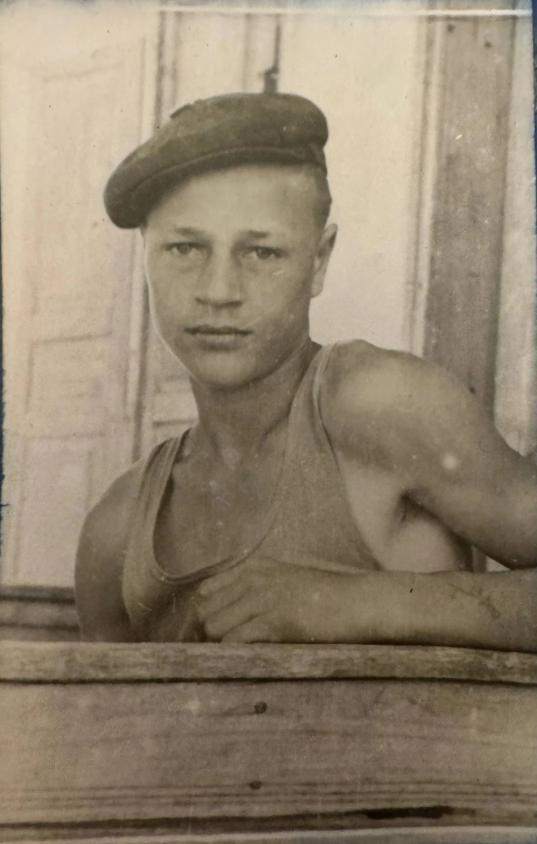
#> input picture originals/1950_ремесленное-училище.webp, 1074 x 1688 px (shown at 1/2 size)
$ python animate_photo.py '../originals/1950_ремесленное-училище.webp' '../originals/1950_с-братом-михаилом.webp'
#> lines starting #> are read from the running program, lines starting #| are printed output that depends on the picture
# «Ожившее фото» без внешних сервисов: портрет моргает и чуть покачивает головой, 8 секунд по кругу.
#
#   python3 scripts/animate_photo.py <фото> public/videos/animated-portrait.mp4
#
# Нужны Python 3.9–3.12, ffmpeg и пакеты: pip install mediapipe==0.10.14 opencv-python-headless scipy
# (модель лица — внутри пакета mediapipe, интернет при запуске не нужен).
#
# Как устроено: сетка из 468 точек лица (MediaPipe Face Mesh) и редкая решётка по кадру, треугольники
# деформируются по отдельности. Голова качается вокруг шеи, движение плавно гаснет к фону и плечам.
# При моргании верхнее веко опускается до нижнего, кожа над ним тянется следом, а сам глаз под веком
# остаётся неподвижным. Все движения периодические — ролик зацикливается без шва.
import math
import os
import subprocess
import sys
import tempfile

import cv2
import mediapipe as mp
import numpy as np
from scipy.spatial import Delaunay

FPS, T = 30, 8.0
WORK_W, WORK_H = 1080, 1350  # считаем крупнее, сохраняем 720×900 — так края мягче
OUT_W, OUT_H = 720, 900
BLINKS = (2.1, 6.0)  # секунды цикла, когда он моргает

EYES = {
    'right': dict(upper=[246, 161, 160, 159, 158, 157, 173], lower=[7, 163, 144, 145, 153, 154, 155], corners=[33, 133]),
    'left': dict(upper=[466, 388, 387, 386, 385, 384, 398], lower=[249, 390, 373, 374, 380, 381, 382], corners=[263, 362]),
}
FACE_OVAL = [10, 338, 297, 332, 284, 251, 389, 356, 454, 323, 361, 288, 397, 365, 379, 378, 400, 377, 152, 148, 176, 149,
             150, 136, 172, 58, 132, 93, 234, 127, 162, 21, 54, 103, 67, 109]


def load(path):
    """Портрет 4:5 (обрезка по центру) в рабочем размере"""
    img = cv2.imread(path)
#> img is the input picture: shape (1688, 1074, 3); mean B, G, R 111, 131.7, 145.9
    if img is None:
        sys.exit(f'не открылось фото: {path}')
    h, w = img.shape[:2]
#> h = 1688; w = 1074
    if w / h > WORK_W / WORK_H:
        nw = round(h * WORK_W / WORK_H)
        img = img[:, (w - nw) // 2:(w - nw) // 2 + nw]
    else:
        nh = round(w * WORK_H / WORK_W)
#> nh = 1342
        img = img[(h - nh) // 2:(h - nh) // 2 + nh]
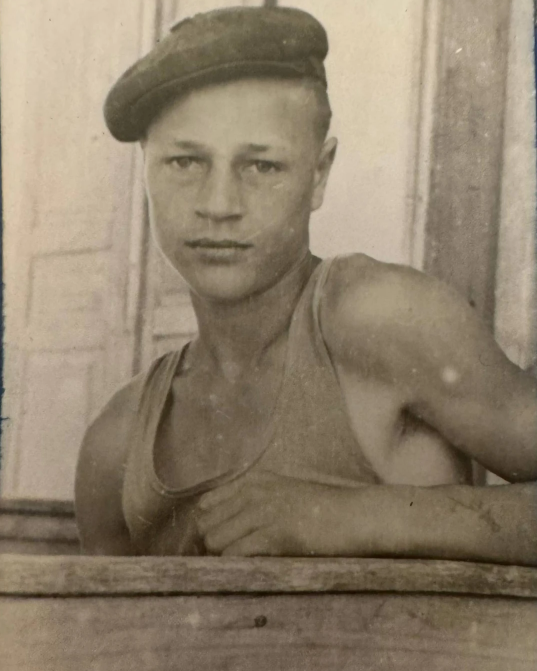
#> img: shape (1342, 1074, 3) (shown at 1/2 size); mean B, G, R 108.1, 129, 143.2
    return cv2.resize(img, (WORK_W, WORK_H), interpolation=cv2.INTER_AREA)


def landmarks(img):
    with mp.solutions.face_mesh.FaceMesh(static_image_mode=True, refine_landmarks=False, max_num_faces=1,
                                         min_detection_confidence=0.3) as fm:
        res = fm.process(cv2.cvtColor(img, cv2.COLOR_BGR2RGB))
    if not res.multi_face_landmarks:
        sys.exit('лицо на фото не найдено — нужен портрет, лицо в анфас')
    h, w = img.shape[:2]
    return np.array([[p.x * w, p.y * h] for p in res.multi_face_landmarks[0].landmark], dtype=np.float64)[:468]


def smooth(s):
    s = np.clip(s, 0, 1)
    return s * s * (3 - 2 * s)


def blink(t):
    """0 — глаза открыты, 1 — закрыты"""
    v = 0.0
    for t0 in BLINKS:
        s = t - t0
        if 0 <= s < 0.10:
            v = max(v, (s / 0.10) ** 2)
        elif 0.10 <= s < 0.15:
            v = 1.0
        elif 0.15 <= s < 0.37:
            v = max(v, (1 - (s - 0.15) / 0.22) ** 2)
    return v


def main(src, out):
    img = load(src)
    H, W = img.shape[:2]
#> H = 1350; W = 1080
    P = landmarks(img)
    n_mesh = len(P)

    oval = P[FACE_OVAL]
    cx, cy = oval[:, 0].mean(), oval[:, 1].mean()
    a = (oval[:, 0].max() - oval[:, 0].min()) / 2
    b = (oval[:, 1].max() - oval[:, 1].min()) / 2
    chin_y = P[152, 1]
    pivot = np.array([cx, chin_y + 0.55 * b])  # шея: голова качается вокруг неё

    # опорные точки: сетка лица + редкая решётка по остальному кадру
    hull = cv2.convexHull(P.astype(np.float32))
    step = 54
    xs = np.unique(np.concatenate([np.arange(0, W, step), [W - 1]]))
    ys = np.unique(np.concatenate([np.arange(0, H, step), [H - 1]]))
    grid = [(x, y) for y in ys for x in xs if cv2.pointPolygonTest(hull, (float(x), float(y)), True) < -16]
    C = np.vstack([P, np.array(grid, dtype=np.float64)])
    tri = Delaunay(C).simplices
    S = C[tri]

    # насколько точка следует за головой: 1 на лице и волосах, плавно к 0 у фона и плеч
    dx = (C[:, 0] - cx) / a
    dy = (C[:, 1] - cy) / np.where(C[:, 1] < cy, b * 1.35, b)
    Wt = smooth((2.0 - np.sqrt(dx * dx + dy * dy)) / (2.0 - 1.08))
    Wt = np.where(C[:, 1] > chin_y, Wt * smooth(1 - (C[:, 1] - chin_y) / (0.75 * b)), Wt)
    Wt[:n_mesh] = 1.0
    Wt[(C[:, 0] <= 0) | (C[:, 0] >= W - 1) | (C[:, 1] <= 0) | (C[:, 1] >= H - 1)] = 0.0

    # моргание: на сколько опускается точка при полностью закрытых глазах
    K = np.zeros(n_mesh)
    lids = []  # контур открытой части глаза: опущенное верхнее веко + нижнее веко
    on_eye = {i for e in EYES.values() for i in e['upper'] + e['lower'] + e['corners']}
    for e in EYES.values():
        up, lo = e['upper'] + e['corners'], e['lower'] + e['corners']
        ou, ol = np.argsort(P[up, 0]), np.argsort(P[lo, 0])
        upper_y = lambda x, q=P[up][ou]: np.interp(x, q[:, 0], q[:, 1])
        lower_y = lambda x, q=P[lo][ol]: np.interp(x, q[:, 0], q[:, 1])
        xmin, xmax = P[e['corners'], 0].min(), P[e['corners'], 0].max()
        ew = xmax - xmin
        for i in e['upper']:
            K[i] = 0.98 * (lower_y(P[i, 0]) - P[i, 1])  # край века доходит до нижнего
        Hc = 0.85 * ew
        for i in range(n_mesh):
            x, y = P[i]
            if i in on_eye or x < xmin - 0.2 * ew or x > xmax + 0.2 * ew:
                continue
            xc = min(max(x, xmin), xmax)
            du = upper_y(xc) - y
            if 0 < du <= Hc:  # кожа века разглаживается до брови
                side = 1.0 - min(1.0, abs(x - xc) / (0.2 * ew))
                K[i] = side * 0.98 * (1 - du / Hc) ** 1.5 * (lower_y(xc) - upper_y(xc))
        lids.append((np.array(up)[ou], np.array(lo)[ol][::-1]))

    X, Y = np.meshgrid(np.arange(W, dtype=np.float32), np.arange(H, dtype=np.float32))

    def warp(dst):
        D = dst[tri]
        AT = np.linalg.solve(np.concatenate([D, np.ones((len(tri), 3, 1))], axis=2), S)  # точка кадра → точка фото
        ids = np.full((H, W), -1, np.int32)
        for k, tr in enumerate(np.round(D).astype(np.int32)):
            cv2.fillConvexPoly(ids, tr, k)
        A = AT[np.maximum(ids, 0)]
        mx = A[..., 0, 0] * X + A[..., 1, 0] * Y + A[..., 2, 0]
        my = A[..., 0, 1] * X + A[..., 1, 1] * Y + A[..., 2, 1]
        miss = ids < 0
        mx[miss], my[miss] = X[miss], Y[miss]
        return cv2.remap(img, mx.astype(np.float32), my.astype(np.float32), cv2.INTER_CUBIC, borderMode=cv2.BORDER_REFLECT)

    with tempfile.TemporaryDirectory() as tmp:
        n = int(FPS * T)
        for f in range(n):
            t = f / FPS
            th = math.radians(0.9) * math.sin(2 * math.pi * t / T)
            shift = np.array([3.0 * math.sin(2 * math.pi * t / T + 0.6), 2.2 * math.sin(4 * math.pi * t / T + 1.1)])
            R = np.array([[math.cos(th), -math.sin(th)], [math.sin(th), math.cos(th)]])

            def head(p):
                return p + Wt[:, None] * ((p - pivot) @ R.T + pivot + shift - p)

            still = head(C)
            bl = blink(t)
            if bl > 0:
                moved = C.copy()
                moved[:n_mesh, 1] += bl * K
                moved = head(moved)
                lid = warp(moved).astype(np.float32)
                eye = warp(still).astype(np.float32)
                # между опущенным веком и нижним веком виден неподвижный глаз
                mask = np.zeros((H * 4, W * 4), np.uint8)
                for up, lo in lids:
                    cv2.fillPoly(mask, [np.round(np.vstack([moved[up], still[lo]]) * 4).astype(np.int32)], 255, cv2.LINE_AA)
                mask = cv2.resize(mask, (W, H), interpolation=cv2.INTER_AREA).astype(np.float32)[..., None] / 255
                frame = (lid * (1 - mask) + eye * mask).clip(0, 255).astype(np.uint8)
            else:
                frame = warp(still)
            cv2.imwrite(os.path.join(tmp, f'{f:04d}.png'), cv2.resize(frame, (OUT_W, OUT_H), interpolation=cv2.INTER_AREA))
        subprocess.run(['ffmpeg', '-y', '-v', 'error', '-framerate', str(FPS), '-i', os.path.join(tmp, '%04d.png'),
                        '-c:v', 'libx264', '-preset', 'slow', '-crf', '20', '-pix_fmt', 'yuv420p', '-movflags', '+faststart',
                        '-an', out], check=True)
    print(f'{out}: {OUT_W}×{OUT_H}, {T:.0f} с, {os.path.getsize(out) // 1024} КБ')


if __name__ == '__main__':
    if len(sys.argv) != 3:
        sys.exit('python3 scripts/animate_photo.py <фото> <видео.mp4>')
    main(sys.argv[1], sys.argv[2])
#> (the call stopped at in landmarks, `with mp.solutions.face_mesh.FaceMesh(static_image_mode=True, refine_la..`: mediapipe is not available in this run)

$ run again, on originals/1950е_годы-в-техникуме.webp
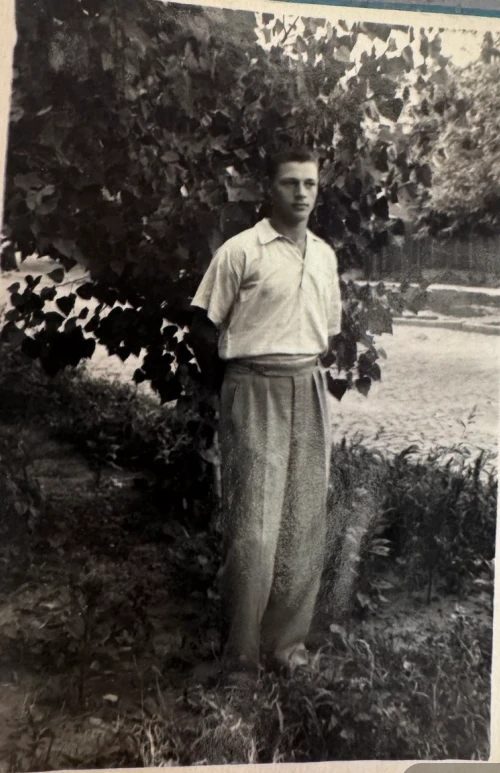
#> input picture originals/1950е_годы-в-техникуме.webp, 500 x 773 px
#> in load, img is the input picture: shape (773, 500, 3); mean B, G, R 70.2, 76, 81.4
#> in load, `img = img[(h - nh) // 2:(h - nh) // 2 + nh]`:
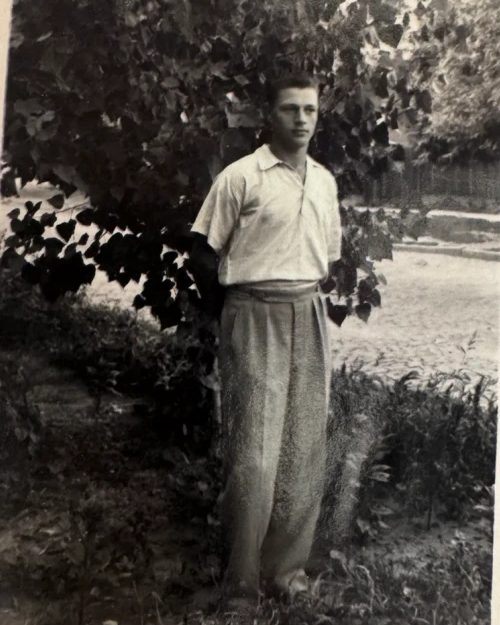
#> img: shape (625, 500, 3); mean B, G, R 66, 71.2, 76.1

$ run again, on originals/1950е_с-мороженым.webp
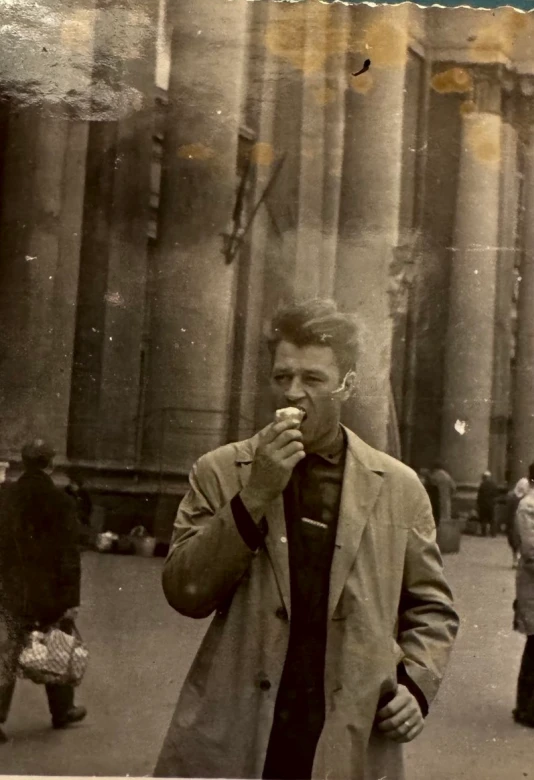
#> input picture originals/1950е_с-мороженым.webp, 534 x 780 px
#> in load, img is the input picture: shape (780, 534, 3); mean B, G, R 59.7, 81.8, 98.6
#> in load, `img = img[(h - nh) // 2:(h - nh) // 2 + nh]`:
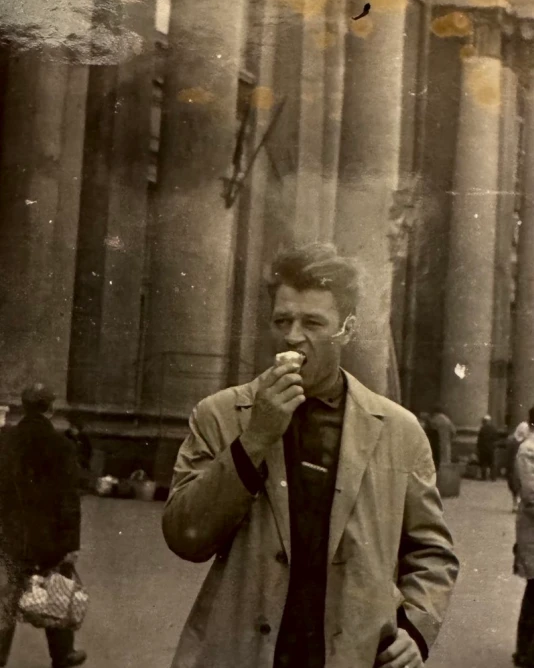
#> img: shape (668, 534, 3); mean B, G, R 55.8, 77.1, 93.4

$ run again, on originals/1957_кулинарный-техникум.webp
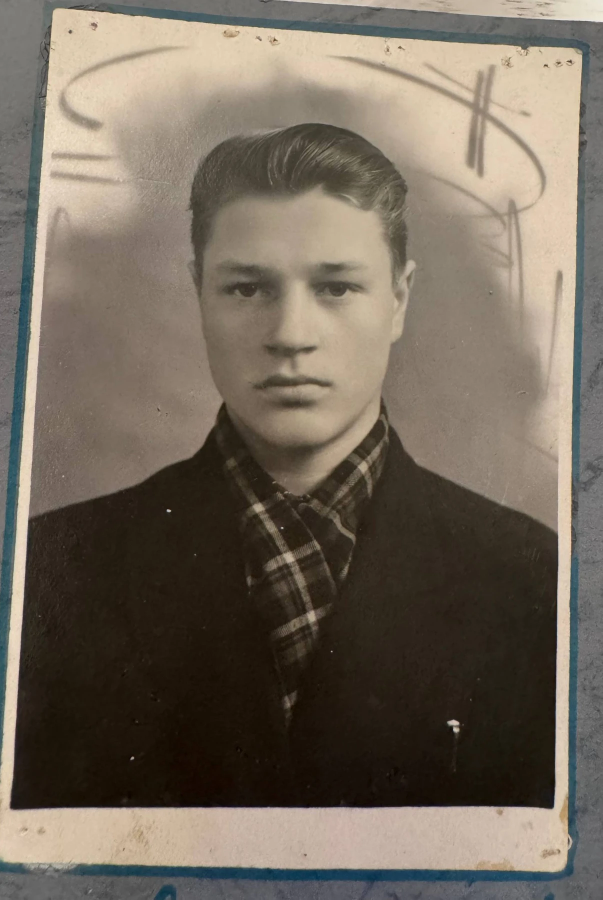
#> input picture originals/1957_кулинарный-техникум.webp, 1205 x 1799 px (shown at 1/2 size)
#> in load, img is the input picture: shape (1799, 1205, 3); mean B, G, R 92.6, 105.3, 115.4
#> in load, `img = img[(h - nh) // 2:(h - nh) // 2 + nh]`:
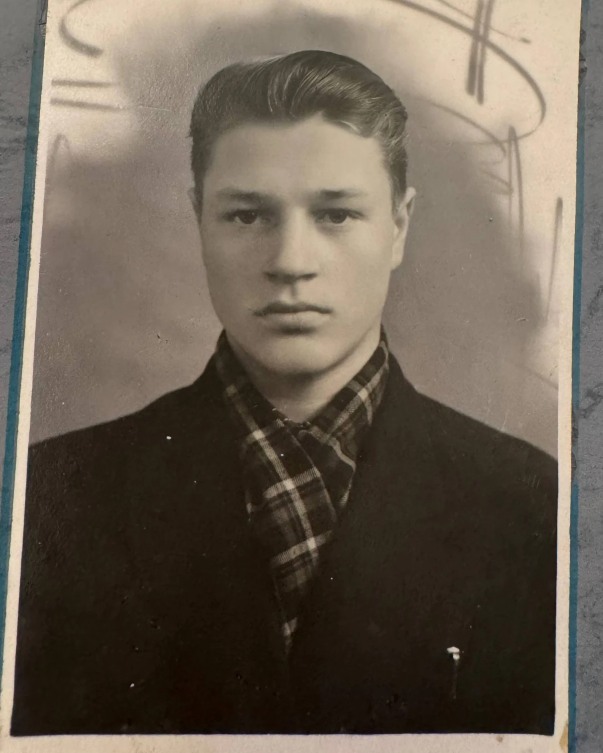
#> img: shape (1506, 1205, 3) (shown at 1/2 size); mean B, G, R 83.8, 96.8, 107.5
